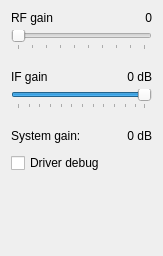
<?xml version="1.0" encoding="UTF-8"?>
<ui version="4.0">
 <class>SdrDeviceSdrplayRxctl</class>
 <widget class="QWidget" name="SdrDeviceSdrplayRxctl">
  <property name="geometry">
   <rect>
    <x>0</x>
    <y>0</y>
    <width>163</width>
    <height>256</height>
   </rect>
  </property>
  <property name="windowTitle">
   <string>Form</string>
  </property>
  <layout class="QVBoxLayout" name="verticalLayout">
   <property name="spacing">
    <number>10</number>
   </property>
   <item>
    <layout class="QGridLayout" name="gridLayout">
     <property name="bottomMargin">
      <number>10</number>
     </property>
     <property name="spacing">
      <number>5</number>
     </property>
     <item row="0" column="0">
      <widget class="QLabel" name="rfLabel">
       <property name="text">
        <string>RF gain</string>
       </property>
      </widget>
     </item>
     <item row="0" column="1">
      <widget class="QLabel" name="rfValueLabel">
       <property name="text">
        <string>0</string>
       </property>
       <property name="alignment">
        <set>Qt::AlignRight|Qt::AlignTrailing|Qt::AlignVCenter</set>
       </property>
      </widget>
     </item>
     <item row="1" column="0" colspan="2">
      <widget class="QSlider" name="rfSlider">
       <property name="maximum">
        <number>9</number>
       </property>
       <property name="pageStep">
        <number>1</number>
       </property>
       <property name="value">
        <number>0</number>
       </property>
       <property name="orientation">
        <enum>Qt::Horizontal</enum>
       </property>
       <property name="tickPosition">
        <enum>QSlider::TicksBelow</enum>
       </property>
      </widget>
     </item>
    </layout>
   </item>
   <item>
    <layout class="QGridLayout" name="gridLayout_2">
     <property name="bottomMargin">
      <number>10</number>
     </property>
     <property name="spacing">
      <number>5</number>
     </property>
     <item row="0" column="0">
      <widget class="QLabel" name="ifLabel">
       <property name="text">
        <string>IF gain</string>
       </property>
      </widget>
     </item>
     <item row="0" column="1">
      <widget class="QLabel" name="ifValueLabel">
       <property name="text">
        <string>0 dB</string>
       </property>
       <property name="alignment">
        <set>Qt::AlignRight|Qt::AlignTrailing|Qt::AlignVCenter</set>
       </property>
      </widget>
     </item>
     <item row="1" column="0" colspan="2">
      <widget class="QSlider" name="ifSlider">
       <property name="minimum">
        <number>-59</number>
       </property>
       <property name="maximum">
        <number>0</number>
       </property>
       <property name="singleStep">
        <number>1</number>
       </property>
       <property name="pageStep">
        <number>5</number>
       </property>
       <property name="value">
        <number>0</number>
       </property>
       <property name="orientation">
        <enum>Qt::Horizontal</enum>
       </property>
       <property name="tickPosition">
        <enum>QSlider::TicksBelow</enum>
       </property>
      </widget>
     </item>
    </layout>
   </item>
   <item>
    <layout class="QHBoxLayout" name="horizontalLayout">
     <item>
      <widget class="QLabel" name="gainLabel">
       <property name="text">
        <string>System gain:</string>
       </property>
      </widget>
     </item>
     <item>
      <widget class="QLabel" name="gainValueLabel">
       <property name="text">
        <string>0 dB</string>
       </property>
       <property name="alignment">
        <set>Qt::AlignRight|Qt::AlignTrailing|Qt::AlignVCenter</set>
       </property>
      </widget>
     </item>
    </layout>
   </item>
   <item>
    <widget class="QCheckBox" name="debugCheckBox">
     <property name="toolTip">
      <string>Enable debug output from SDRplay driver</string>
     </property>
     <property name="text">
      <string>Driver debug</string>
     </property>
    </widget>
   </item>
   <item>
    <spacer name="verticalSpacer">
     <property name="orientation">
      <enum>Qt::Vertical</enum>
     </property>
     <property name="sizeHint" stdset="0">
      <size>
       <width>20</width>
       <height>92</height>
      </size>
     </property>
    </spacer>
   </item>
  </layout>
 </widget>
 <resources/>
 <connections/>
</ui>
